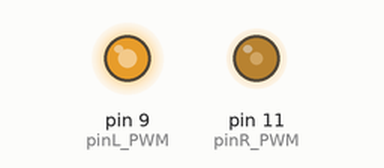
Simulated run of this sketch. Board: Arduino Uno, built with avr-gcc and run on an emulated ATmega328P. On the bench: output pins drawn as LEDs (lit = HIGH).

Above: at 0.1 s.
Timing chart, 0 to 1.6 s (numbered marks = the images above):
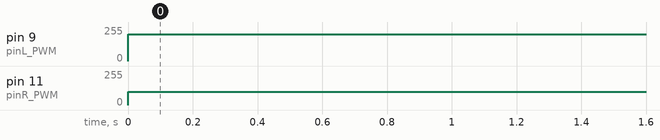

Measured:
- by itself, pin 9 (pinL_PWM): 0/255 → 200/255 at 0.00 s
- by itself, pin 11 (pinR_PWM): 0/255 → 100/255 at 0.00 s

The sketch:

lab_05_s4.ino
```cpp
const int pinL_PWM = 9;             //pin D9
const int pinR_PWM = 11;            //pin D11

void setup()
{
  pinMode(pinL_PWM, OUTPUT);
  pinMode(pinR_PWM, OUTPUT);
}

void loop()
{
  analogWrite(pinL_PWM, 200);
  analogWrite(pinR_PWM, 100);
}
```
